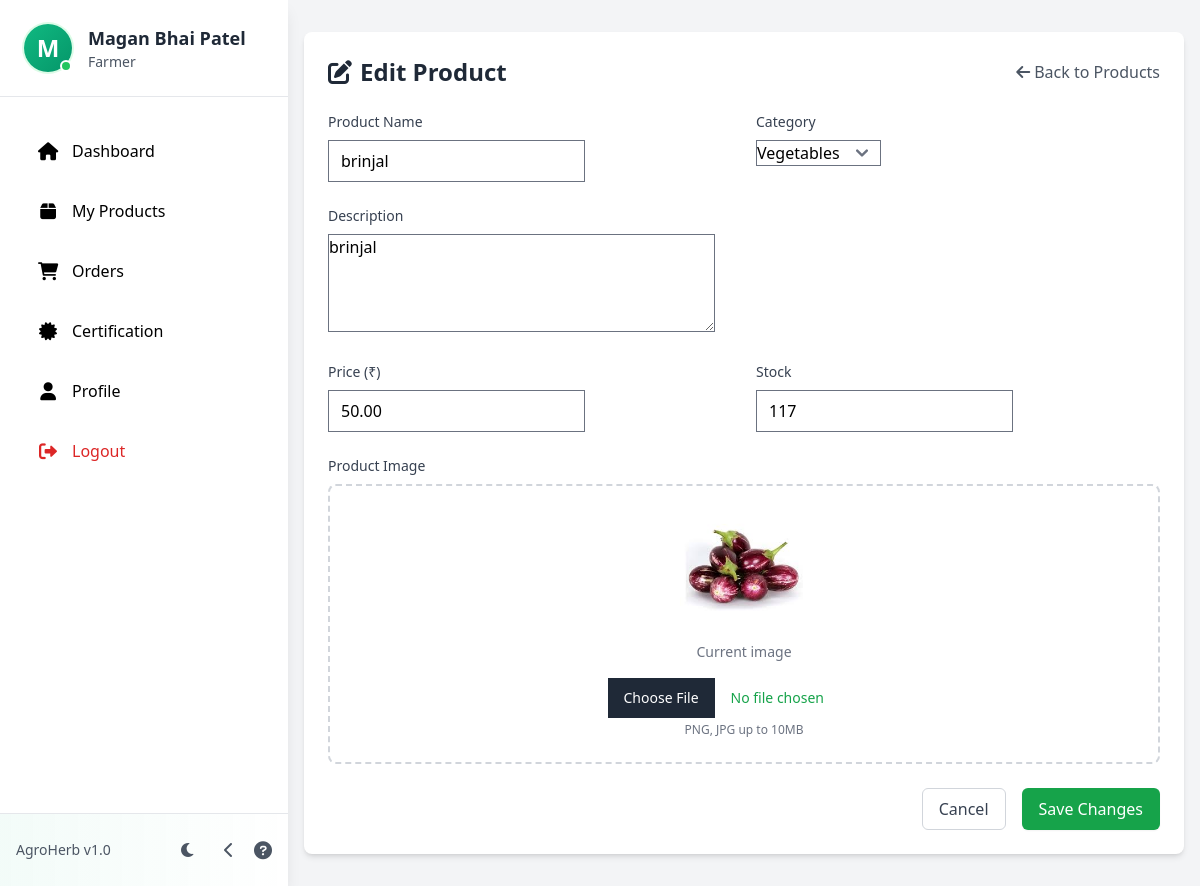
Page /products/edit/1/ (signed in) on the committed database.
### api/models.py (models this page shows, shortened)
class User(AbstractBaseUser, PermissionsMixin):
    ROLE_CHOICES = [
        ('Farmer', 'Farmer'),
        ('Customer', 'Customer'),
        ('Admin', 'Admin'),
        ('Verifier', 'Verifier'),
    ]
    user_id = models.AutoField(primary_key=True)
    full_name = models.CharField(max_length=100)
    email = models.EmailField(unique=True)
    phone_number = models.CharField(max_length=15)
    role = models.CharField(max_length=10, choices=ROLE_CHOICES, default='Customer')
    is_active = models.BooleanField(default=True)
    is_staff = models.BooleanField(default=False)
    objects = UserManager()
    USERNAME_FIELD = 'email'
    REQUIRED_FIELDS = ['full_name', 'phone_number']

class Product(models.Model):
    product_id = models.AutoField(primary_key=True)
    farmer = models.ForeignKey(FarmerProfile, on_delete=models.CASCADE)
    category = models.ForeignKey(Category, on_delete=models.CASCADE)
    product_name = models.CharField(max_length=100)
    description = models.TextField()
    price = models.DecimalField(max_digits=10, decimal_places=2)
    stock = models.PositiveIntegerField()
    image = models.ImageField(upload_to='products/')
    qr_code = models.ImageField(upload_to='qr_codes/', blank=True, null=True)
    created_at = models.DateTimeField(auto_now_add=True)

class Category(models.Model):
    category_id = models.AutoField(primary_key=True)
    category_name = models.CharField(max_length=100)
    description = models.TextField()
    def __str__(self):
        return self.category_name

### api/views.py (the view)
# urls.py: path('products/edit/<int:product_id>/', views.edit_product, name='edit_product'),
@login_required
def edit_product(request, product_id):
    if request.user.role != 'Farmer':
        messages.error(request, 'Only farmers can edit products.')
        return redirect('product_list')
    try:
        farmer_profile = FarmerProfile.objects.get(user=request.user)
        product = get_object_or_404(Product, product_id=product_id, farmer=farmer_profile)
    except FarmerProfile.DoesNotExist:
        messages.error(request, 'Product not found or you do not have permission to edit it.')
        return redirect('product_list')
    if request.method == "POST":
        form = ProductForm(request.POST, request.FILES, instance=product)
        if form.is_valid():
            try:
                product = form.save(commit=False)
                product.farmer = farmer_profile
                if 'image' in request.FILES:
                    product.image = request.FILES['image']
                product.save()
                messages.success(request, 'Product updated successfully!')
                return redirect('product_list')
            except Exception as e:
                messages.error(request, f'Error updating product: {str(e)}')
        else:
            messages.error(request, 'Please correct the errors below.')
    else:
        form = ProductForm(instance=product)
    context = {
        'form': form,
        'product': product,
        'farmer': farmer_profile,
        'categories': Category.objects.all(),
    }
    return render(request, 'edit_product.html', context)

### api/forms.py (shortened to what this page needs)
class ProductForm(forms.ModelForm):
    class Meta:
        model = Product
        fields = ['product_name', 'category', 'description', 'price', 'stock', 'image']
        widgets = {
            'product_name': forms.TextInput(attrs={'class': 'form-control'}),
            'category': forms.Select(attrs={'class': 'form-select'}),
            'description': forms.Textarea(attrs={'class': 'form-control', 'rows': 4}),
            'price': forms.NumberInput(attrs={'class': 'form-control', 'min': '0', 'step': '0.01'}),
            'stock': forms.NumberInput(attrs={'class': 'form-control', 'min': '0'}),
            'image': forms.FileInput(attrs={'class': 'form-control'}),
        }

### templates/edit_product.html (shortened to what this page needs)
{% extends 'farmer/farmer_base.html' %}
{% load static %}
{% block content %}
<div class="container mx-auto px-4 py-8">
    <div class="bg-white rounded-lg shadow-md p-6">
        <div class="flex items-center justify-between mb-6">
            <h1 class="text-2xl font-bold text-gray-800">
                <i class="fas fa-edit mr-2"></i>Edit Product
            </h1>
            <a href="{% url 'product_list' %}" class="text-gray-600 hover:text-gray-800">
                <i class="fas fa-arrow-left mr-1"></i>Back to Products
            </a>
        </div>
        <form method="post" enctype="multipart/form-data" class="space-y-6">
            <div class="grid grid-cols-1 md:grid-cols-2 gap-6">
                <div>
                    <label for="{{ form.product_name.id_for_label }}" class="block text-sm font-medium text-gray-700 mb-2">
                        Product Name
                    </label>
                    {{ form.product_name }}
                </div>
                <div>
                    <label for="{{ form.category.id_for_label }}" class="block text-sm font-medium text-gray-700 mb-2">
                        Category
                    </label>
                    {{ form.category }}
                </div>
            </div>
            <div>
                <label for="{{ form.description.id_for_label }}" class="block text-sm font-medium text-gray-700 mb-2">
                    Description
                </label>
                {{ form.description }}
            </div>
            <div class="grid grid-cols-1 md:grid-cols-2 gap-6">
                <div>
                    <label for="{{ form.price.id_for_label }}" class="block text-sm font-medium text-gray-700 mb-2">
                        Price (₹)
                    </label>
                    {{ form.price }}
                </div>
                <div>
                    <label for="{{ form.stock.id_for_label }}" class="block text-sm font-medium text-gray-700 mb-2">
                        Stock
                    </label>
                    {{ form.stock }}
                </div>
            </div>
            <div>
                <label for="{{ form.image.id_for_label }}" class="block text-sm font-medium text-gray-700 mb-2">
                    Product Image
                </label>
                <div class="mt-1 flex justify-center px-6 pt-5 pb-6 border-2 border-gray-300 border-dashed rounded-lg">
                    <div class="space-y-1 text-center">
                        {% if product.image %}
                        <div class="mb-4">
                            <img src="{{ product.image.url }}" alt="Current Image" class="mx-auto h-32 w-32 object-cover rounded-lg">
                            <p class="mt-2 text-sm text-gray-500">Current image</p>
                        </div>
                        {% endif %}
                        <div class="flex text-sm text-gray-600">
                            <label for="{{ form.image.id_for_label }}" class="relative cursor-pointer bg-white rounded-md font-medium text-green-600 hover:text-green-500 focus-within:outline-none focus-within:ring-2 focus-within:ring-offset-2 focus-within:ring-green-500">
                                {{ form.image }}
                            </label>
                        </div>
                        <p class="text-xs text-gray-500">PNG, JPG up to 10MB</p>
                    </div>
                </div>
            </div>
            <div class="flex justify-end space-x-4">
                <a href="{% url 'product_list' %}" class="px-4 py-2 border border-gray-300 rounded-md text-gray-700 bg-white hover:bg-gray-50">
                    Cancel
                </a>
                <button type="submit" class="px-4 py-2 border border-transparent rounded-md shadow-sm text-white bg-green-600 hover:bg-green-700 focus:outline-none focus:ring-2 focus:ring-offset-2 focus:ring-green-500">
                    Save Changes
                </button>
            </div>
        </form>
    </div>
</div>
{% endblock %}

### templates/farmer/sidebar.html (shortened to what this page needs)
<!DOCTYPE html>
<html lang="en">
<head>
    <script src="https://cdn.tailwindcss.com"></script>
</head>
<body class="flex m-0 font-sans">
    <div class="sidebar fixed left-0 top-0 h-full bg-white dark:bg-gray-900 shadow-lg z-50">
        <div class="p-6 border-b border-gray-200 dark:border-gray-700 profile-section">
            <div class="flex items-center">
                <div class="relative">
                    {% if user.farmer_profile.photo %}
                        <img src="{{ user.farmer_profile.photo.url }}" alt="Profile Photo"
                             class="w-12 h-12 rounded-full object-cover ring-2 ring-green-100 dark:ring-green-900 transition-all duration-300 hover:scale-110 hover:ring-green-200 dark:hover:ring-green-800">
                    {% else %}
                        <div class="w-12 h-12 rounded-full default-avatar ring-2 ring-green-100 dark:ring-green-900 transition-all duration-300 hover:scale-110 hover:ring-green-200 dark:hover:ring-green-800">
                            {{ user.full_name|first|upper }}
                        </div>
                    {% endif %}
                    <div class="absolute bottom-0 right-0 w-3 h-3 bg-green-500 rounded-full border-2 border-white dark:border-gray-900 online-indicator"></div>
                </div>
                <div class="ml-4">
                    <h2 class="text-lg font-semibold text-gray-800 dark:text-white profile-name">{{ user.full_name }}</h2>
                    <p class="text-sm text-gray-600 dark:text-gray-400 profile-role">Farmer</p>
                </div>
            </div>
        </div>
        <nav class="p-6">
            <ul class="space-y-2">
                <li class="nav-item">
                    <a href="{% url 'farmer_dashboard' %}"
                       class="sidebar-link flex items-center p-3 rounded-lg {% if request.resolver_match.url_name == 'farmer_dashboard' %}active{% endif %}">
                        <div class="icon-wrapper mr-3">
                            <i class="fas fa-home text-lg"></i>
                        </div>
                        <span class="nav-text">Dashboard</span>
                    </a>
                </li>
                <li class="nav-item">
                    <a href="{% url 'product_list' %}"
                       class="sidebar-link flex items-center p-3 rounded-lg {% if request.resolver_match.url_name == 'product_list' %}active{% endif %}">
                        <div class="icon-wrapper mr-3">
                            <i class="fas fa-box text-lg"></i>
                        </div>
                        <span class="nav-text">My Products</span>
                    </a>
                </li>
                <li class="nav-item">
                    <a href="{% url 'farmer_orders' %}"
                       class="sidebar-link flex items-center p-3 rounded-lg {% if request.resolver_match.url_name == 'farmer_orders' %}active{% endif %}">
                        <div class="icon-wrapper mr-3">
                            <i class="fas fa-shopping-cart text-lg"></i>
                        </div>
                        <span class="nav-text">Orders</span>
                    </a>
                </li>
                <li class="nav-item">
                    <a href="{% url 'certification_request' %}"
                       class="sidebar-link flex items-center p-3 rounded-lg {% if request.resolver_match.url_name == 'certification_request' %}active{% endif %}">
                        <div class="icon-wrapper mr-3">
                            <i class="fas fa-certificate text-lg"></i>
                        </div>
                        <span class="nav-text">Certification</span>
                    </a>
                </li>
                <li class="nav-item">
                    <a href="{% url 'edit_farmer_profile' %}"
                       class="sidebar-link flex items-center p-3 rounded-lg {% if request.resolver_match.url_name == 'edit_farmer_profile' %}active{% endif %}">
                        <div class="icon-wrapper mr-3">
                            <i class="fas fa-user text-lg"></i>
                        </div>
                        <span class="nav-text">Profile</span>
                    </a>
                </li>
                <li class="nav-item">
                    <a href="{% url 'logout' %}"
                       class="sidebar-link logout-link flex items-center p-3 rounded-lg text-red-600 dark:text-red-400 hover:bg-red-50 dark:hover:bg-red-900/20">
                        <div class="icon-wrapper mr-3">
                            <i class="fas fa-sign-out-alt text-lg"></i>
                        </div>
                        <span class="nav-text">Logout</span>
                    </a>
                </li>
            </ul>
        </nav>
        <div class="absolute bottom-0 w-full p-4 border-t border-gray-200 dark:border-gray-700 bottom-section">
            <div class="flex items-center justify-between">
                <span class="text-sm text-gray-600 dark:text-gray-400 version-text">AgroHerb v1.0</span>
                <div class="flex items-center space-x-3">
                    <button class="theme-toggle p-2 rounded-lg hover:bg-gray-100 dark:hover:bg-gray-800" onclick="toggleTheme()">
                        <i class="fas fa-moon dark:hidden text-gray-600"></i>
                    </button>
                    <button class="toggle-button p-2 rounded-lg hover:bg-gray-100 dark:hover:bg-gray-800" onclick="toggleSidebar()">
                        <i class="fas fa-chevron-left text-gray-600 dark:text-gray-400"></i>
                    </button>
                    <a href="#" class="help-icon">
                        <i class="fas fa-question-circle text-lg text-gray-600 dark:text-gray-400"></i>
                    </a>
                </div>
            </div>
        </div>
    </div>
</body>
</html>

### templates/farmer/sidebar.html (style rules this page uses)
:root { --sidebar-width: 18rem; --sidebar-collapsed-width: 5rem; }
.sidebar { width: var(--sidebar-width); transition: all 0.3s cubic-bezier(0.4, 0, 0.2, 1); }
.sidebar-link { transition: all 0.3s cubic-bezier(0.4, 0, 0.2, 1); position: relative; overflow: hidden; margin: 0.25rem 0; white-space: nowrap; }
.sidebar-link::before { content: ''; position: absolute; left: 0; top: 0; height: 100%; width: 4px; background: linear-gradient(to bottom, #10b981, #059669); transform: scaleY(0); transition: transform 0.3s cubic-bezier(0.4, 0, 0.2, 1); border-radius: 0 4px 4px 0; }
.profile-section { transition: all 0.3s cubic-bezier(0.4, 0, 0.2, 1); position: relative; overflow: hidden; }
.profile-section::after { content: ''; position: absolute; bottom: 0; left: 0; width: 100%; height: 2px; background: linear-gradient(to right, #10b981, #059669); transform: scaleX(0); transition: transform 0.3s cubic-bezier(0.4, 0, 0.2, 1); }
.nav-item { animation: slideIn 0.5s cubic-bezier(0.4, 0, 0.2, 1) forwards; opacity: 0; }
.nav-item:nth-child(1) { animation-delay: 0.1s; }
.nav-item:nth-child(2) { animation-delay: 0.2s; }
.nav-item:nth-child(3) { animation-delay: 0.3s; }
.nav-item:nth-child(4) { animation-delay: 0.4s; }
.nav-item:nth-child(5) { animation-delay: 0.5s; }
.nav-item:nth-child(6) { animation-delay: 0.6s; }
.icon-wrapper { transition: all 0.3s cubic-bezier(0.4, 0, 0.2, 1); position: relative; min-width: 1.5rem; text-align: center; }
.online-indicator { animation: pulse 2s infinite; }
.bottom-section { background: linear-gradient(to right, rgba(16, 185, 129, 0.05), transparent); }
.help-icon { transition: all 0.3s cubic-bezier(0.4, 0, 0.2, 1); }
.logout-link { transition: all 0.3s cubic-bezier(0.4, 0, 0.2, 1); }
.theme-toggle { transition: all 0.3s cubic-bezier(0.4, 0, 0.2, 1); }
.toggle-button { transition: all 0.3s cubic-bezier(0.4, 0, 0.2, 1); }
.default-avatar { background: linear-gradient(135deg, #10b981 0%, #059669 100%); display: flex; align-items: center; justify-content: center; color: white; font-weight: 600; font-size: 1.5rem; text-transform: uppercase; }

### rows in the picture
User: full_name|first "M", full_name "Magan Bhai Patel"
Product: product_name "brinjal", description "brinjal", price "50.00", stock "117", image (picture)
Category: category "Vegetables"
